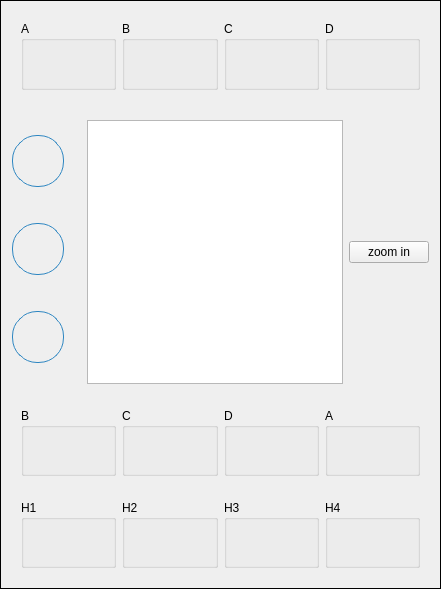
      <widget class="QFrame" name="frameLay">
       <property name="frameShape">
        <enum>QFrame::Shape::Box</enum>
       </property>
       <layout class="QGridLayout" name="gridLayout_3">
        <item row="0" column="0">
         <widget class="QFrame" name="frame_3">
          <property name="sizePolicy">
           <sizepolicy hsizetype="Expanding" vsizetype="Expanding">
            <horstretch>0</horstretch>
            <verstretch>0</verstretch>
           </sizepolicy>
          </property>
          <property name="frameShadow">
           <enum>QFrame::Shadow::Raised</enum>
          </property>
          <layout class="QHBoxLayout" name="horizontalLayout_3">
           <item>
            <widget class="QGroupBox" name="groupA">
             <property name="sizePolicy">
              <sizepolicy hsizetype="Expanding" vsizetype="Expanding">
               <horstretch>0</horstretch>
               <verstretch>0</verstretch>
              </sizepolicy>
             </property>
             <property name="minimumSize">
              <size>
               <width>90</width>
               <height>69</height>
              </size>
             </property>
             <property name="title">
              <string>A</string>
             </property>
             <layout class="QVBoxLayout" name="verticalLayout_11">
              <item>
               <widget class="QLabel" name="labelValueA">
                <property name="text">
                 <string/>
                </property>
               </widget>
              </item>
             </layout>
            </widget>
           </item>
           <item>
            <widget class="QGroupBox" name="groupB">
             <property name="sizePolicy">
              <sizepolicy hsizetype="Expanding" vsizetype="Expanding">
               <horstretch>0</horstretch>
               <verstretch>0</verstretch>
              </sizepolicy>
             </property>
             <property name="minimumSize">
              <size>
               <width>90</width>
               <height>68</height>
              </size>
             </property>
             <property name="title">
              <string>B</string>
             </property>
             <layout class="QVBoxLayout" name="verticalLayout_10">
              <item>
               <widget class="QLabel" name="labelValueB">
                <property name="text">
                 <string/>
                </property>
               </widget>
              </item>
             </layout>
            </widget>
           </item>
           <item>
            <widget class="QGroupBox" name="groupC">
             <property name="sizePolicy">
              <sizepolicy hsizetype="Expanding" vsizetype="Expanding">
               <horstretch>0</horstretch>
               <verstretch>0</verstretch>
              </sizepolicy>
             </property>
             <property name="minimumSize">
              <size>
               <width>90</width>
               <height>68</height>
              </size>
             </property>
             <property name="title">
              <string>C</string>
             </property>
             <layout class="QVBoxLayout" name="verticalLayout_9">
              <item>
               <widget class="QLabel" name="labelValueC">
                <property name="text">
                 <string/>
                </property>
               </widget>
              </item>
             </layout>
            </widget>
           </item>
           <item>
            <widget class="QGroupBox" name="groupD">
             <property name="sizePolicy">
              <sizepolicy hsizetype="Expanding" vsizetype="Expanding">
               <horstretch>0</horstretch>
               <verstretch>0</verstretch>
              </sizepolicy>
             </property>
             <property name="minimumSize">
              <size>
               <width>90</width>
               <height>68</height>
              </size>
             </property>
             <property name="title">
              <string>D</string>
             </property>
             <layout class="QVBoxLayout" name="verticalLayout_6">
              <item>
               <widget class="QLabel" name="labelValueD">
                <property name="text">
                 <string/>
                </property>
               </widget>
              </item>
             </layout>
            </widget>
           </item>
          </layout>
         </widget>
        </item>
        <item row="1" column="0">
         <layout class="QGridLayout" name="gridLayout_2">
          <item row="0" column="1" rowspan="2">
           <spacer name="verticalSpacer_5">
            <property name="orientation">
             <enum>Qt::Orientation::Vertical</enum>
            </property>
            <property name="sizeHint" stdset="0">
             <size>
              <width>17</width>
              <height>288</height>
             </size>
            </property>
           </spacer>
          </item>
          <item row="0" column="0" rowspan="2">
           <layout class="QVBoxLayout" name="verticalLayout_2">
            <item alignment="Qt::AlignmentFlag::AlignHCenter">
             <widget class="QPushButton" name="operator3">
              <property name="sizePolicy">
               <sizepolicy hsizetype="Expanding" vsizetype="Expanding">
                <horstretch>0</horstretch>
                <verstretch>0</verstretch>
               </sizepolicy>
              </property>
              <property name="minimumSize">
               <size>
                <width>52</width>
                <height>52</height>
               </size>
              </property>
              <property name="styleSheet">
               <string notr="true">QPushButton {
    background-color: qlineargradient(
        x1: 0, y1: 0, x2: 0, y2: 1,
        stop: 0 #73C2FB, stop: 1 #2E86C1);
    border: 1px solid #2E86C1;
    border-radius: 25px;
    min-width: 50px;
    min-height: 50px;
    max-width: 50px;
    max-height: 50px;
}</string>
              </property>
              <property name="text">
               <string/>
              </property>
              <property name="icon">
               <iconset resource="../../resources.qrc">
                <normaloff>:/icons/iconsDark/plus-circle.png</normaloff>:/icons/iconsDark/plus-circle.png</iconset>
              </property>
              <property name="iconSize">
               <size>
                <width>35</width>
                <height>35</height>
               </size>
              </property>
             </widget>
            </item>
            <item alignment="Qt::AlignmentFlag::AlignHCenter">
             <widget class="QPushButton" name="operator5">
              <property name="sizePolicy">
               <sizepolicy hsizetype="Expanding" vsizetype="Expanding">
                <horstretch>0</horstretch>
                <verstretch>0</verstretch>
               </sizepolicy>
              </property>
              <property name="minimumSize">
               <size>
                <width>52</width>
                <height>52</height>
               </size>
              </property>
              <property name="styleSheet">
               <string notr="true">QPushButton {
    background-color: qlineargradient(
        x1: 0, y1: 0, x2: 0, y2: 1,
        stop: 0 #73C2FB, stop: 1 #2E86C1);
    border: 1px solid #2E86C1;
    border-radius: 25px;
    min-width: 50px;
    min-height: 50px;
    max-width: 50px;
    max-height: 50px;
}</string>
              </property>
              <property name="text">
               <string/>
              </property>
              <property name="icon">
               <iconset resource="../../resources.qrc">
                <normaloff>:/icons/iconsDark/plus-circle.png</normaloff>:/icons/iconsDark/plus-circle.png</iconset>
              </property>
              <property name="iconSize">
               <size>
                <width>35</width>
                <height>35</height>
               </size>
              </property>
             </widget>
            </item>
            <item>
             <widget class="QPushButton" name="operator6">
              <property name="enabled">
               <bool>true</bool>
              </property>
              <property name="sizePolicy">
               <sizepolicy hsizetype="Expanding" vsizetype="Expanding">
                <horstretch>0</horstretch>
                <verstretch>0</verstretch>
               </sizepolicy>
              </property>
              <property name="minimumSize">
               <size>
                <width>52</width>
                <height>52</height>
               </size>
              </property>
              <property name="styleSheet">
               <string notr="true">QPushButton {
    background-color: qlineargradient(
        x1: 0, y1: 0, x2: 0, y2: 1,
        stop: 0 #73C2FB, stop: 1 #2E86C1);
    border: 1px solid #2E86C1;
    border-radius: 25px;
    min-width: 50px;
    min-height: 50px;
    max-width: 50px;
    max-height: 50px;
}</string>
              </property>
              <property name="text">
               <string/>
              </property>
              <property name="icon">
               <iconset resource="../../resources.qrc">
                <normaloff>:/icons/iconsDark/plus-circle.png</normaloff>:/icons/iconsDark/plus-circle.png</iconset>
              </property>
              <property name="iconSize">
               <size>
                <width>35</width>
                <height>35</height>
               </size>
              </property>
             </widget>
            </item>
           </layout>
          </item>
          <item row="1" column="2">
           <widget class="QFrame" name="frame_11">
            <property name="frameShape">
             <enum>QFrame::Shape::NoFrame</enum>
            </property>
            <property name="frameShadow">
             <enum>QFrame::Shadow::Raised</enum>
            </property>
            <layout class="QHBoxLayout" name="horizontalLayout_9">
             <property name="leftMargin">
              <number>0</number>
             </property>
             <property name="rightMargin">
              <number>0</number>
             </property>
             <item>
              <widget class="QTextEdit" name="instruction">
               <property name="enabled">
                <bool>true</bool>
               </property>
               <property name="readOnly">
                <bool>true</bool>
               </property>
               <property name="html">
                <string>&lt;!DOCTYPE HTML PUBLIC &quot;-//W3C//DTD HTML 4.0//EN&quot; &quot;http://www.w3.org/TR/REC-html40/strict.dtd&quot;&gt;
&lt;html&gt;&lt;head&gt;&lt;meta name=&quot;qrichtext&quot; content=&quot;1&quot; /&gt;&lt;meta charset=&quot;utf-8&quot; /&gt;&lt;style type=&quot;text/css&quot;&gt;
p, li { white-space: pre-wrap; }
hr { height: 1px; border-width: 0; }
li.unchecked::marker { content: &quot;\2610&quot;; }
li.checked::marker { content: &quot;\2612&quot;; }
&lt;/style&gt;&lt;/head&gt;&lt;body style=&quot; font-family:'Segoe UI'; font-size:9pt; font-weight:400; font-style:normal;&quot;&gt;
&lt;p style=&quot;-qt-paragraph-type:empty; margin-top:0px; margin-bottom:0px; margin-left:0px; margin-right:0px; -qt-block-indent:0; text-indent:0px;&quot;&gt;&lt;br /&gt;&lt;/p&gt;&lt;/body&gt;&lt;/html&gt;</string>
               </property>
              </widget>
             </item>
             <item>
              <widget class="QPushButton" name="zoom_3">
               <property name="text">
                <string>zoom in</string>
               </property>
               <property name="icon">
                <iconset resource="../../resources.qrc">
                 <normaloff>:/icons/iconsDark/zoom-in.png</normaloff>:/icons/iconsDark/zoom-in.png</iconset>
               </property>
              </widget>
             </item>
            </layout>
           </widget>
          </item>
         </layout>
        </item>
        <item row="2" column="0">
         <widget class="QFrame" name="frame_4">
          <property name="frameShadow">
           <enum>QFrame::Shadow::Raised</enum>
          </property>
          <layout class="QHBoxLayout" name="horizontalLayout_4">
           <item>
            <widget class="QGroupBox" name="groupB_new">
             <property name="sizePolicy">
              <sizepolicy hsizetype="Expanding" vsizetype="Expanding">
               <horstretch>0</horstretch>
               <verstretch>0</verstretch>
              </sizepolicy>
             </property>
             <property name="minimumSize">
              <size>
               <width>90</width>
               <height>68</height>
              </size>
             </property>
             <property name="title">
              <string>B</string>
             </property>
             <layout class="QVBoxLayout" name="verticalLayoutB_new">
              <item>
               <widget class="QLabel" name="labelValueB_new">
                <property name="text">
                 <string/>
                </property>
               </widget>
              </item>
             </layout>
            </widget>
           </item>
           <item>
            <widget class="QGroupBox" name="groupC_new">
             <property name="sizePolicy">
              <sizepolicy hsizetype="Expanding" vsizetype="Expanding">
               <horstretch>0</horstretch>
               <verstretch>0</verstretch>
              </sizepolicy>
             </property>
             <property name="minimumSize">
              <size>
               <width>90</width>
               <height>68</height>
              </size>
             </property>
             <property name="title">
              <string>C</string>
             </property>
             <layout class="QVBoxLayout" name="verticalLayoutC_new">
              <item>
               <widget class="QLabel" name="labelValueC_new">
                <property name="text">
                 <string/>
                </property>
               </widget>
              </item>
             </layout>
            </widget>
           </item>
           <item>
            <widget class="QGroupBox" name="groupD_new">
             <property name="sizePolicy">
              <sizepolicy hsizetype="Expanding" vsizetype="Expanding">
               <horstretch>0</horstretch>
               <verstretch>0</verstretch>
              </sizepolicy>
             </property>
             <property name="minimumSize">
              <size>
               <width>90</width>
               <height>68</height>
              </size>
             </property>
             <property name="title">
              <string>D</string>
             </property>
             <layout class="QVBoxLayout" name="verticalLayoutD_new">
              <item>
               <widget class="QLabel" name="labelValueD_new">
                <property name="text">
                 <string/>
                </property>
               </widget>
              </item>
             </layout>
            </widget>
           </item>
           <item>
            <widget class="QGroupBox" name="groupA_new">
             <property name="sizePolicy">
              <sizepolicy hsizetype="Expanding" vsizetype="Expanding">
               <horstretch>0</horstretch>
               <verstretch>0</verstretch>
              </sizepolicy>
             </property>
             <property name="minimumSize">
              <size>
               <width>90</width>
               <height>68</height>
              </size>
             </property>
             <property name="title">
              <string>A</string>
             </property>
             <layout class="QVBoxLayout" name="verticalLayoutA_new">
              <item>
               <widget class="QLabel" name="labelValueA_new">
                <property name="text">
                 <string/>
                </property>
               </widget>
              </item>
             </layout>
            </widget>
           </item>
          </layout>
         </widget>
        </item>
        <item row="3" column="0">
         <widget class="QFrame" name="frame_5">
          <property name="frameShadow">
           <enum>QFrame::Shadow::Raised</enum>
          </property>
          <layout class="QHBoxLayout" name="horizontalLayout_5">
           <item>
            <widget class="QGroupBox" name="groupH1">
             <property name="sizePolicy">
              <sizepolicy hsizetype="Expanding" vsizetype="Expanding">
               <horstretch>0</horstretch>
               <verstretch>0</verstretch>
              </sizepolicy>
             </property>
             <property name="minimumSize">
              <size>
               <width>90</width>
               <height>68</height>
              </size>
             </property>
             <property name="title">
              <string>H1</string>
             </property>
             <layout class="QVBoxLayout" name="verticalLayoutH1">
              <item>
               <widget class="QLabel" name="labelValueH1">
                <property name="text">
                 <string/>
                </property>
               </widget>
              </item>
             </layout>
            </widget>
           </item>
           <item>
            <widget class="QGroupBox" name="groupH2">
             <property name="sizePolicy">
              <sizepolicy hsizetype="Expanding" vsizetype="Expanding">
               <horstretch>0</horstretch>
               <verstretch>0</verstretch>
              </sizepolicy>
             </property>
             <property name="minimumSize">
              <size>
               <width>90</width>
               <height>68</height>
              </size>
             </property>
             <property name="title">
              <string>H2</string>
             </property>
             <layout class="QVBoxLayout" name="verticalLayoutH2">
              <item>
               <widget class="QLabel" name="labelValueH2">
                <property name="text">
                 <string/>
                </property>
               </widget>
              </item>
             </layout>
            </widget>
           </item>
           <item>
            <widget class="QGroupBox" name="groupH3">
             <property name="sizePolicy">
              <sizepolicy hsizetype="Expanding" vsizetype="Expanding">
               <horstretch>0</horstretch>
               <verstretch>0</verstretch>
              </sizepolicy>
             </property>
             <property name="minimumSize">
              <size>
               <width>90</width>
               <height>68</height>
              </size>
             </property>
             <property name="title">
              <string>H3</string>
             </property>
             <layout class="QVBoxLayout" name="verticalLayoutH3">
              <item>
               <widget class="QLabel" name="labelValueH3">
                <property name="text">
                 <string/>
                </property>
               </widget>
              </item>
             </layout>
            </widget>
           </item>
           <item>
            <widget class="QGroupBox" name="groupH4">
             <property name="sizePolicy">
              <sizepolicy hsizetype="Expanding" vsizetype="Expanding">
               <horstretch>0</horstretch>
               <verstretch>0</verstretch>
              </sizepolicy>
             </property>
             <property name="minimumSize">
              <size>
               <width>90</width>
               <height>68</height>
              </size>
             </property>
             <property name="title">
              <string>H4</string>
             </property>
             <layout class="QVBoxLayout" name="verticalLayoutH4">
              <item>
               <widget class="QLabel" name="labelValueH4">
                <property name="text">
                 <string/>
                </property>
               </widget>
              </item>
             </layout>
            </widget>
           </item>
          </layout>
         </widget>
        </item>
       </layout>
      </widget>
